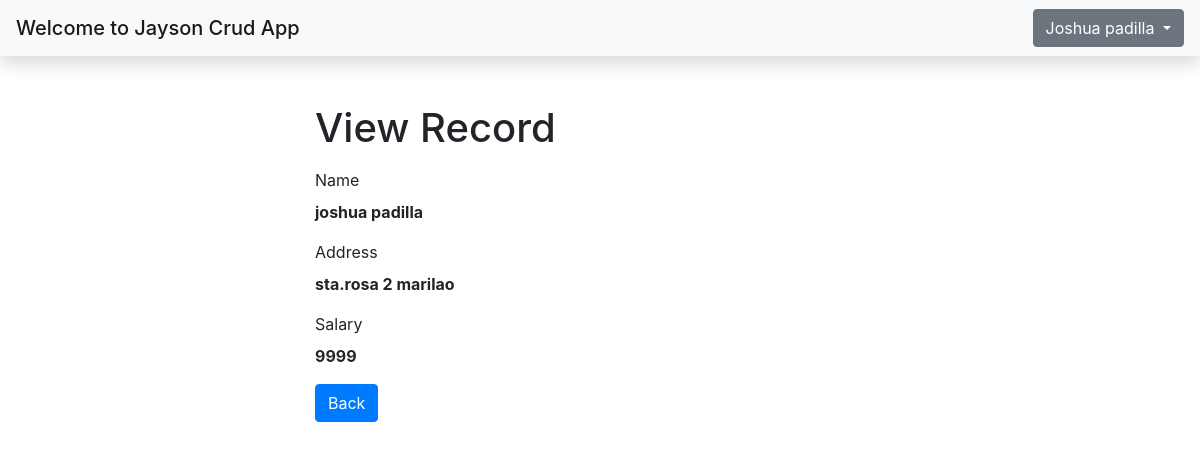
The page /view/read.php?id=1 (signed in) on the database its author committed.
### tables this page shows
CREATE TABLE `user` (
  `user_id` int(11) NOT NULL,
  `fname` varchar(20) NOT NULL,
  `lname` varchar(20) NOT NULL,
  `email` varchar(30) NOT NULL,
  `password` varchar(30) NOT NULL
);

CREATE TABLE `employees` (
  `id` int(11) NOT NULL,
  `name` varchar(255) NOT NULL,
  `address` varchar(255) NOT NULL,
  `salary` varchar(255) NOT NULL
);

### view/session.php (called while the page is built, shortened)
<?php
if (isset($_SESSION["user_id"])) {
    include("../config/connection.php");
    $user_id = $_SESSION["user_id"];
    $get_record = mysqli_query($link, "SELECT * FROM user where user_id ='$user_id'");
    $row = mysqli_fetch_assoc($get_record);
    $db_fullname = $row["fname"] . " " . $row["lname"];
} else {
    echo "<script>window.location.href='../';</script>";
}
?>

### view/read.php (the view, shortened to what this page needs)
<?php
include "session.php";
if(isset($_GET["id"]) && !empty(trim($_GET["id"]))){
    require_once "../config/connection.php";
    $sql = "SELECT * FROM employees WHERE id = ?";
    if($stmt = mysqli_prepare($link, $sql)){
        mysqli_stmt_bind_param($stmt, "i", $param_id);
        if(mysqli_stmt_execute($stmt)){
            $result = mysqli_stmt_get_result($stmt);
            if(mysqli_num_rows($result) == 1){
                $row = mysqli_fetch_array($result, MYSQLI_ASSOC);
            } else{
                header("location: error.php");
                exit();
            }
        } else{
            echo "Oops! Something went wrong. Please try again later.";
        }
    }
} else{
    header("location: error.php");
    exit();
}
?>
<!DOCTYPE html>
<html lang="en">
<head>
    <link rel="stylesheet" href="https://stackpath.bootstrapcdn.com/bootstrap/4.5.2/css/bootstrap.min.css">
</head>
<body>
<?php include "../structure/header.php";?>
    <div class="wrapper">
        <div class="container-fluid">
            <div class="row">
                <div class="col-md-12">
                    <h1 class="mt-5 mb-3">View Record</h1>
                    <div class="form-group">
                        <label>Name</label>
                        <p><b><?php echo $row["name"]; ?></b></p>
                    </div>
                    <div class="form-group">
                        <label>Address</label>
                        <p><b><?php echo $row["address"]; ?></b></p>
                    </div>
                    <div class="form-group">
                        <label>Salary</label>
                        <p><b><?php echo $row["salary"]; ?></b></p>
                    </div>
                    <p><a href="view.php" class="btn btn-primary">Back</a></p>
                </div>
            </div>
        </div>
    </div>
</body>
</html>

### structure/header.php (shortened to what this page needs)
<nav class="navbar navbar-light bg-light shadow">
    <span class="navbar-brand mb-0 h1">Welcome to Jayson Crud App</span>
    <div class="dropdown ml-auto">
        <button class="btn btn-secondary dropdown-toggle" type="button" id="dropdownMenuButton" data-toggle="dropdown" aria-haspopup="true" aria-expanded="false">
        <?=ucfirst($db_fullname);?>
        </button>
    </div>
</nav>

### view/read.php (style rules this page uses)
.wrapper { width: 600px; margin: 0 auto; }

### rows shown on the page
user: db_fullname "Joshua padilla"
employees: name "joshua padilla", address "sta.rosa 2 marilao", salary "9999"
